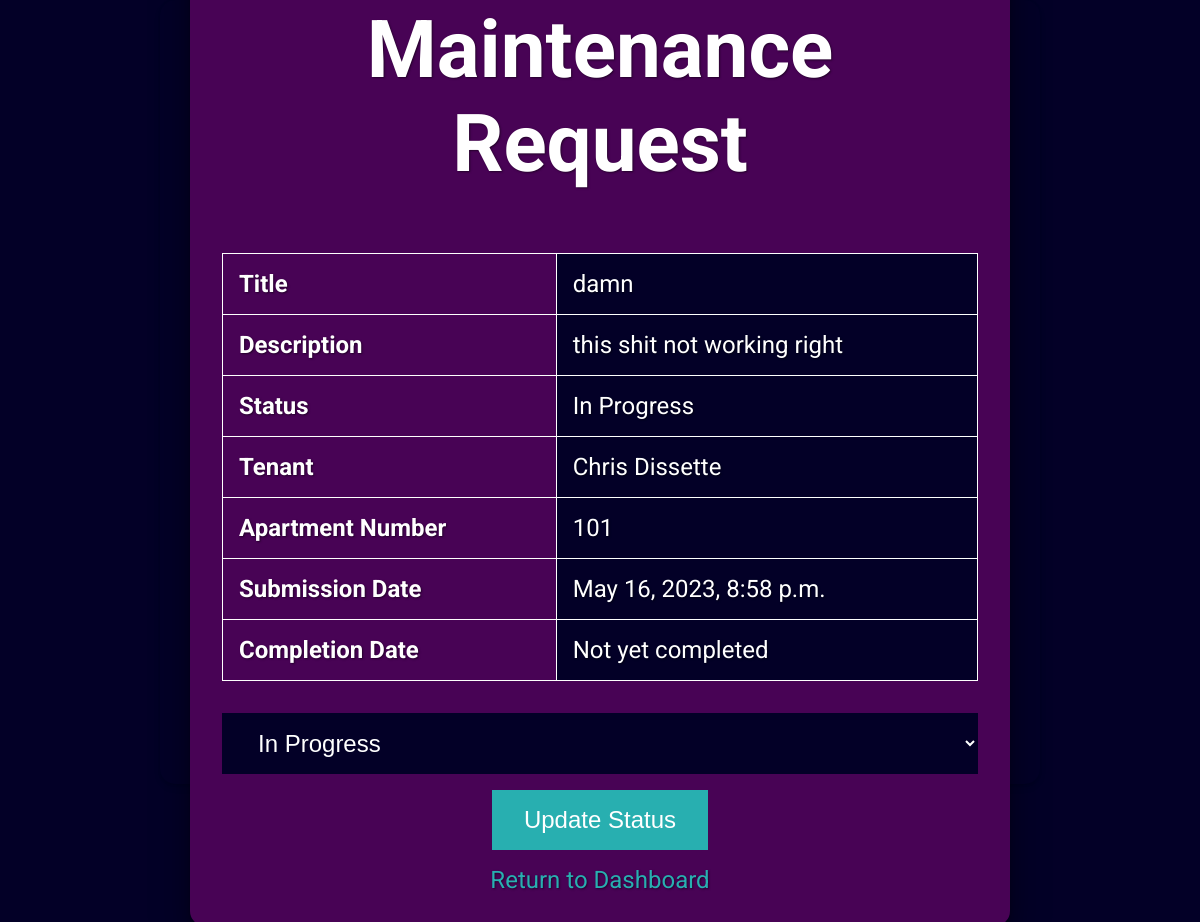
Screenshot of /maintenance_request_details/4/ with the database file from the repository.
### tenant_portal_app/models.py (models this page shows, shortened)
class MaintenanceRequest(models.Model):
    tenant = models.ForeignKey(Tenant, on_delete=models.CASCADE, related_name='maintenance_requests')
    title = models.CharField(max_length=100)
    STATUS_CHOICES = [
        ('Pending', 'Pending'),
        ('In Progress', 'In Progress'),
        ('Completed', 'Completed'),
    ]
    description = models.TextField()
    submitted_date = models.DateTimeField(auto_now_add=True)
    status = models.CharField(max_length=50, choices=STATUS_CHOICES, default='Pending')

class Tenant(models.Model):
    user = models.OneToOneField(CustomUser, on_delete=models.CASCADE)  # Updated
    landlord = models.ForeignKey(Landlord, on_delete=models.CASCADE)
    first_name = models.CharField(max_length=30)
    last_name = models.CharField(max_length=30)
    email = models.EmailField()
    phone_number = models.CharField(max_length=10)
    apartment_number = models.CharField(max_length=10)
    lease_pdf = models.FileField(upload_to='leases/')
    lease_start = models.DateField()
    lease_end = models.DateField()
    monthly_rent = models.DecimalField(max_digits=7, decimal_places=2)
    roommate = models.ForeignKey("self", null=True, blank=True, on_delete=models.SET_NULL)
    is_first_login = models.BooleanField(default=True)

### tenant_portal_app/views.py (the view)
# urls.py: path('maintenance_request_details/<int:maintenance_request_id>/', views.maintenance_request_details, name='maintenance_request_details'),
def maintenance_request_details(request, maintenance_request_id):
    maintenance_request = get_object_or_404(MaintenanceRequest, pk=maintenance_request_id)
    return render(request, 'maintenance_request_details.html', {'maintenance_request': maintenance_request})

### tenant_portal_app/templates/maintenance_request_details.html (shortened to what this page needs)
{% extends 'base.html' %}
{% block content %}
<div class="maintenance-request-detail-container">
    <div class="maintenance-request-details">
        <h1>Maintenance Request</h1>
        <table>
            <tr>
                <th>Title</th>
                <td>{{ maintenance_request.title }}</td>
            </tr>
            <tr>
                <th>Description</th>
                <td>{{ maintenance_request.description }}</td>
            </tr>
            <tr>
                <th>Status</th>
                <td>{{ maintenance_request.status }}</td>
            </tr>
            <tr>
                <th>Tenant</th>
                <td>{{ maintenance_request.tenant.first_name }} {{ maintenance_request.tenant.last_name }}</td>
            </tr>
            <tr>
                <th>Apartment Number</th>
                <td>{{ maintenance_request.tenant.apartment_number }}</td>
            </tr>
            <tr>
                <th>Submission Date</th>
                <td>{{ maintenance_request.submitted_date|date:"F j, Y, P" }}</td>
            </tr>
            <tr>
                <th>Completion Date</th>
                {% if maintenance_request.completion_date %}
                <td>{{ maintenance_request.completion_date|date:"F j, Y, P" }}</td>
                {% else %}
                <td>Not yet completed</td>
                {% endif %}
            </tr>
        </table>
        <div class="button-link-group">
            <form method="post" action="{% url 'update_maintenance_request_status' maintenance_request.pk %}">
                <select name="status" class="status-dropdown">
                    <option value="In Progress" {% if maintenance_request.status == 'In Progress' %}selected{% endif %}>In Progress</option>
                </select>
                <button type="submit" class="btn btn-primary">Update Status</button>
            </form>
            <a href="{% url 'landlord_dashboard' %}">Return to Dashboard</a>
        </div>
    </div>
</div>
{% endblock %}

### tenant_portal_app/static/css/main.css (style rules this page uses)
:root { --background-color: #030027; --button-color: #28AFB0; --button-hover: #70ee9c; --button-link-color: #ffffff; --secondary-color: #480355; --text-color: #ffffff; --link-color: #28AFB0; --danger: #cc0000; --danger-hover: #cc0000; --danger-text: #ffffff; --table-text: #FEFFFE; }
body { font-family: 'Roboto', Arial, sans-serif; background-color: var(--background-color); color: var(--text-color); display: flex; height: 98vh; margin: 0; font-size: 1.5rem; text-shadow: 1px 1px 2px rgba(0, 0, 0, 0.5); }
h1 { font-size: 5rem; padding-bottom: 30px; padding-top: 60px; font-weight: 700; }
.maintenance-request-detail-container { display: flex; justify-content: center; align-items: center; flex-direction: column; width: 70%; margin: 0 auto; background-color: var(--background-color); border-radius: 15px; padding: 20px; box-shadow: 0 4px 6px rgba(0, 0, 0, 0.1), 0 1px 3px rgba(0, 0, 0, 0.08); }
.maintenance-request-details { background: var(--secondary-color); border-radius: 15px; backdrop-filter: blur(10px); box-shadow: 0 4px 6px rgba(0, 0, 0, 0.1), 0 1px 3px rgba(0, 0, 0, 0.2), 0 10px 20px rgba(0, 0, 0, 0.2), 0 20px 40px rgba(0, 0, 0, 0.3); padding: 2rem; max-width: 800px; width: 90%; }
.maintenance-request-details h1 { color: var(--text-color); text-align: center; margin-bottom: 2rem; }
.maintenance-request-details table { width: 100%; margin-bottom: 2rem; border-collapse: collapse; color: var(--table-text); }
.maintenance-request-details th, .maintenance-request-details td { border: 1px solid var(--table-text); padding: 1rem; text-align: left; }
.maintenance-request-details th { background-color: var(--secondary-color); color: var(--text-color); }
.maintenance-request-details td { background-color: var(--background-color); color: var(--text-color); }
.maintenance-request-details .btn-primary { background-color: var(--button-color); color: var(--button-link-color); border: none; padding: 1rem 2rem; font-size: 1.5rem; cursor: pointer; transition: background-color 0.3s ease; }
.maintenance-request-details a { color: var(--link-color); text-decoration: none; display: inline-block; margin-top: 1rem; }
.button-link-group { text-align: center; }
.status-dropdown { background-color: var(--background-color); color: var(--button-link-color); border: none; padding: 1rem 2rem; font-size: 1.5rem; cursor: pointer; transition: background-color 0.3s ease; margin-bottom: 1rem; width: 100%; box-sizing: border-box; }

### rows the page displays
MaintenanceRequest: title "damn", description "this shit not working right", status "In Progress", tenant.first_name "Chris", tenant.last_name "Dissette", tenant.apartment_number "101", submitted_date "May 16, 2023, 8:58 p.m."
